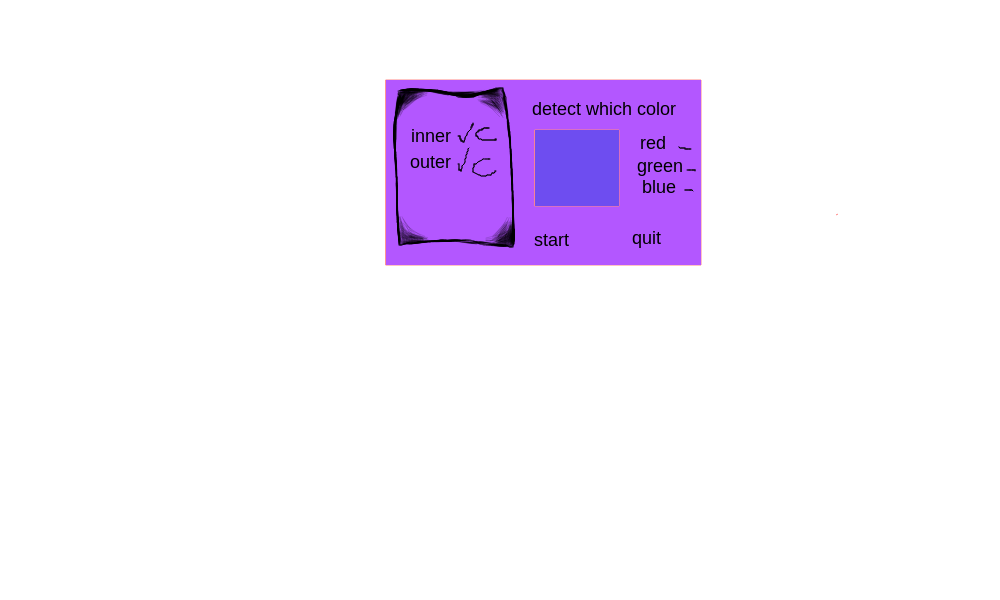
#> input picture Code/Languages/Python/OpenCV/ColorDetection/color-detection-gui.png, 1000 x 600 px, given in place of the camera
$ python color-detection.py
#> lines starting #> are read from the running program, lines starting #| are printed output that depends on the picture; after the words box and inside, x2 and y2 are one past the last pixel; in counts of white or black regions, pixels touching at a corner belong together
'''
    Kevin Tran
    February 10, 2018
    Python 3.6.1

    This program detects all purple objects.
'''


import cv2
import numpy as np


# Open the default camera.
cap = cv2.VideoCapture(0)

# This drives the program into an infinite loop.
while True:
    # Capture the live stream frame-by-frame.
    ret, frame = cap.read()
#> frame is the input picture: shape (600, 1000, 3); mean B, G, R 253, 237.9, 245.7

    # Convert the images from BGR to HSV since HSV values are easier to work with.
    hsv = cv2.cvtColor(frame, cv2.COLOR_BGR2HSV)
#> hsv: shape (600, 1000, 3); mean H, S, V 12.9, 16.3, 253.1

    # lower_purple is closer to blue, and upper_purple is closer to red
    # The hue value is taken from MS Paint and then multiplied by 180/240 because
    # MS Paint's hue range goes from 0-239 but OpenCV's hue range goes from 0-180.
    # Choosing too low of a saturation and value will generate more false positives.
    lower_purple = np.array([132, 50, 50])
    upper_purple = np.array([168, 255, 255])

    # Define the range of purple in HSV. This creates a mask of purple-colored objects in the frame.
    mask = cv2.inRange(hsv, lower_purple, upper_purple)
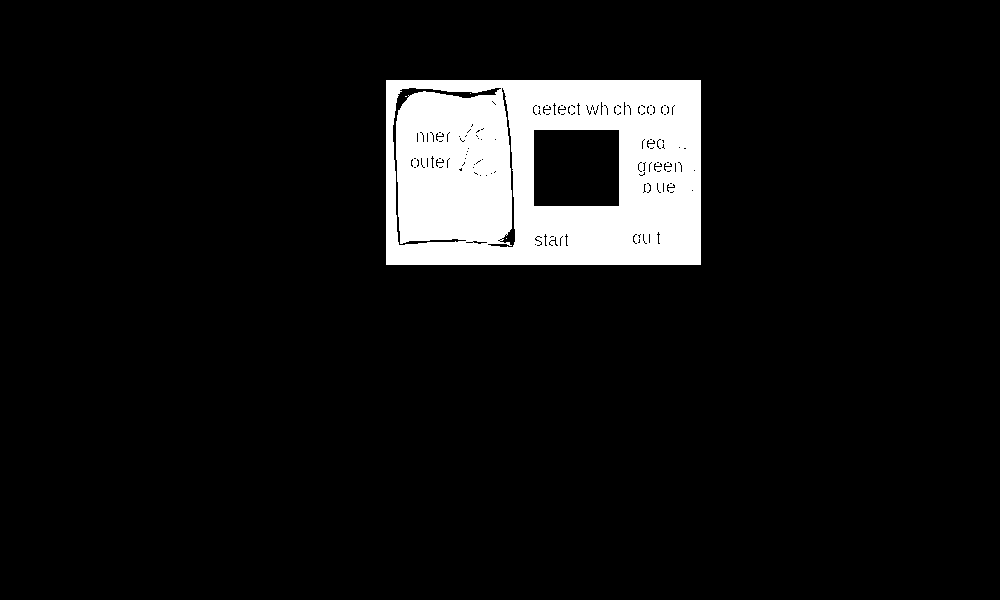
#> mask: shape (600, 1000); 8.2% white; 4 white regions (3 under 20 px), largest, box (x1, y1, x2, y2) and area: (386, 80, 701, 265) 49459

    # The bitwise AND of the frame and mask is needed so that only purple-colored objects are highlighted.
    res = cv2.bitwise_and(frame, frame, mask = mask)
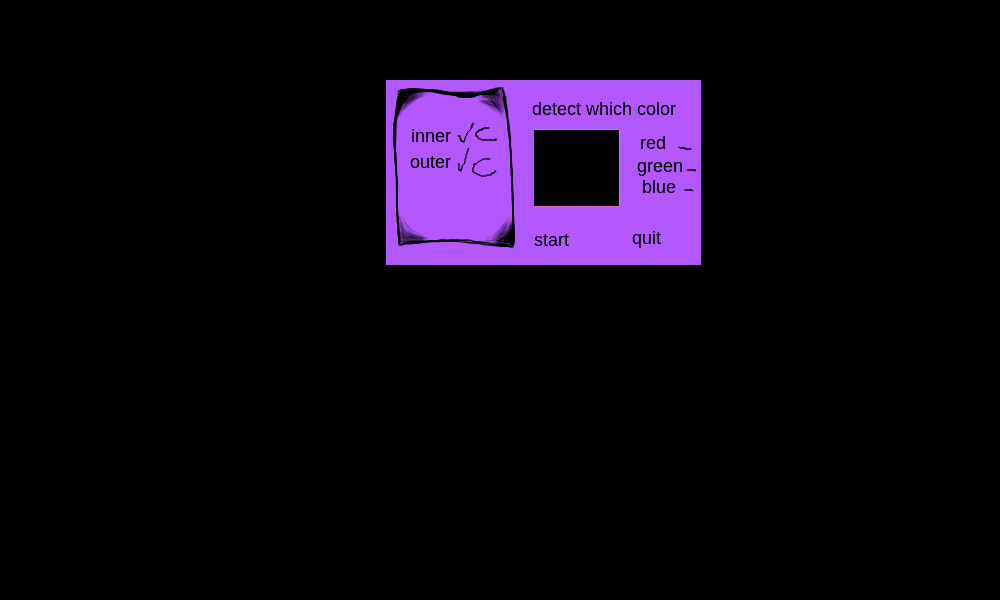
#> res: shape (600, 1000, 3); mean B, G, R 20.2, 6.9, 14.2

    # Removes noise by erosion followed by dilation.
    mask = cv2.morphologyEx(mask, cv2.MORPH_OPEN, None, iterations = 2)
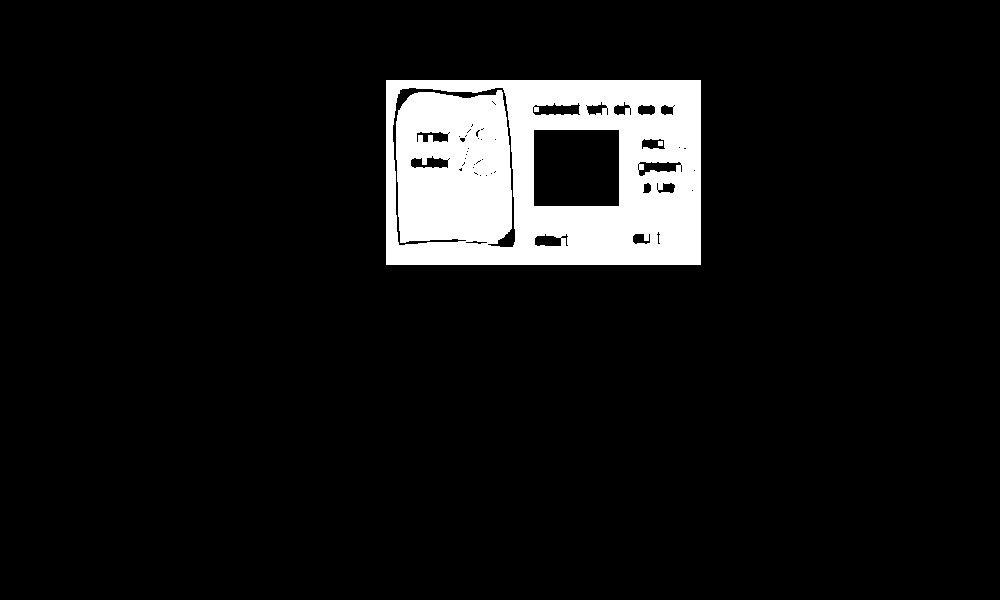
#> mask: shape (600, 1000); 8% white; 2 white regions, box (x1, y1, x2, y2) and area: (386, 80, 701, 265) 47801, (658, 141, 663, 146) 25

    # Reduces noise (effective against salt-and-pepper noise in images).
    frame = cv2.medianBlur(frame, 5)

    # Find contours of purple objects.
    contours = cv2.findContours(mask.copy(), cv2.RETR_EXTERNAL, cv2.CHAIN_APPROX_SIMPLE)[-2]
#> contours = [[[386, 80], [386, 264], [700, 264], [700, 80]]]

    # If we find a contour:
    if len(contours) > 0:
        # Get the largest contour.
        max_c = max(contours, key = cv2.contourArea)
#> max_c = [[386, 80], [386, 264], [700, 264], [700, 80]]

        # Find the circumference of the contour.
        ((x, y), radius) = cv2.minEnclosingCircle(max_c)
#> x = 543; y = 172; radius = 182

        # Get the image moment.
        M = cv2.moments(max_c)
#> M = moments, m00 57776, centre m10/m00, m01/m00 = (543, 172)

        # Find the center of the image moment.
        center = (int(M["m10"] / M["m00"]), int(M["m01"] / M["m00"]))
#> center = (543, 172)

        # Draw the outer circle that encompasses the object.
        cv2.circle(frame, (int(x), int(y)), int(radius),  (0,255,255), 2)
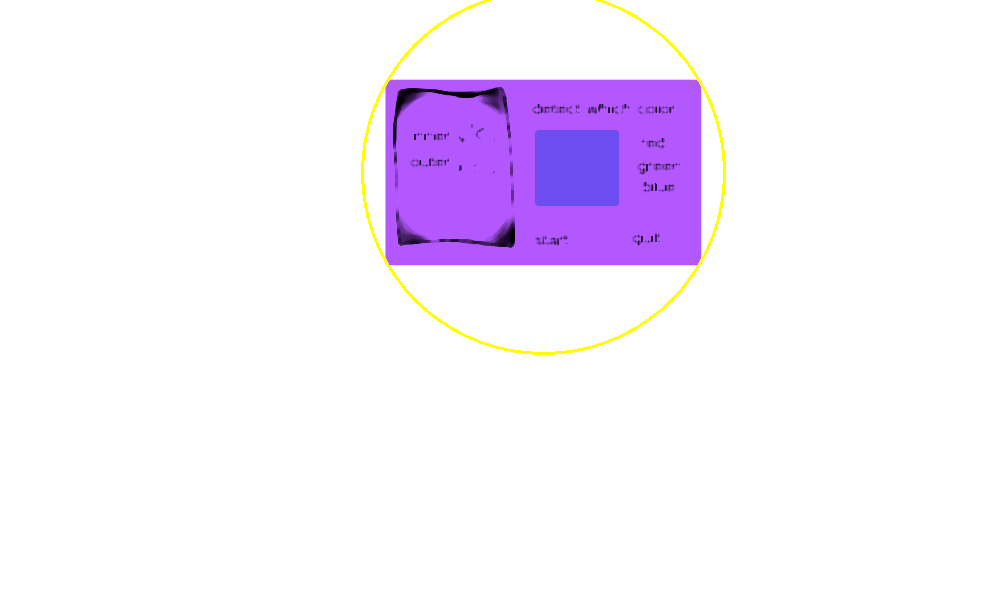
#> frame: shape (600, 1000, 3); mean B, G, R 252.5, 238.1, 246.2

        # Draw an inside red dot to identify the center of the tracked object.
        cv2.circle(frame, center, 5, (0, 0, 255), -1)
#> frame: shape (600, 1000, 3); 0.01% of pixels changed, all inside (x1, y1, x2, y2) = (538, 167, 549, 178)

    # Display the frame window.
    cv2.imshow('Frame', frame)

    # Quit if the user presses Q
    if cv2.waitKey(1) & 0xFF == ord('q'):
#> (key q is pressed here)
        break

# Destroy all of the HighGUI windows.
cv2.destroyAllWindows()

# Release the capture.
cap.release()
